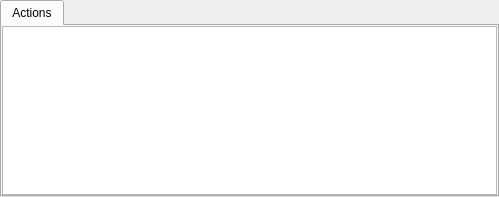
<?xml version="1.0" encoding="UTF-8"?>
<ui version="4.0">
 <class>ActionWidget</class>
 <widget class="QWidget" name="ActionWidget">
  <property name="geometry">
   <rect>
    <x>0</x>
    <y>0</y>
    <width>499</width>
    <height>197</height>
   </rect>
  </property>
  <property name="sizePolicy">
   <sizepolicy hsizetype="Expanding" vsizetype="Preferred">
    <horstretch>0</horstretch>
    <verstretch>0</verstretch>
   </sizepolicy>
  </property>
  <layout class="QVBoxLayout" name="verticalLayout">
   <property name="spacing">
    <number>0</number>
   </property>
   <property name="margin">
    <number>0</number>
   </property>
   <item>
    <widget class="QTabWidget" name="tabWidgetAction">
     <property name="currentIndex">
      <number>0</number>
     </property>
     <widget class="QWidget" name="tab">
      <attribute name="title">
       <string>Actions</string>
      </attribute>
      <layout class="QVBoxLayout" name="verticalLayout_2">
       <property name="spacing">
        <number>0</number>
       </property>
       <property name="margin">
        <number>0</number>
       </property>
       <item>
        <widget class="QListWidget" name="listWidgetAction">
         <property name="verticalScrollMode">
          <enum>QAbstractItemView::ScrollPerPixel</enum>
         </property>
         <property name="horizontalScrollMode">
          <enum>QAbstractItemView::ScrollPerPixel</enum>
         </property>
         <property name="movement">
          <enum>QListView::Static</enum>
         </property>
         <property name="flow">
          <enum>QListView::LeftToRight</enum>
         </property>
         <property name="isWrapping" stdset="0">
          <bool>true</bool>
         </property>
         <property name="resizeMode">
          <enum>QListView::Adjust</enum>
         </property>
         <property name="spacing">
          <number>8</number>
         </property>
         <property name="viewMode">
          <enum>QListView::IconMode</enum>
         </property>
         <property name="selectionRectVisible">
          <bool>false</bool>
         </property>
        </widget>
       </item>
      </layout>
     </widget>
    </widget>
   </item>
  </layout>
 </widget>
 <resources/>
 <connections/>
 <slots>
  <slot>resetBlendMode(QString)</slot>
  <slot>blendModeChanged(QString)</slot>
 </slots>
</ui>
